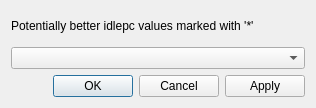
<?xml version="1.0" encoding="UTF-8"?>
<ui version="4.0">
 <class>IDLEPCDialog</class>
 <widget class="QDialog" name="IDLEPCDialog">
  <property name="geometry">
   <rect>
    <x>0</x>
    <y>0</y>
    <width>316</width>
    <height>108</height>
   </rect>
  </property>
  <property name="minimumSize">
   <size>
    <width>316</width>
    <height>108</height>
   </size>
  </property>
  <property name="windowTitle">
   <string>IDLE PC values</string>
  </property>
  <property name="windowIcon">
   <iconset resource="../../../../gns3-artwork/svg_resources.qrc">
    <normaloff>:/images/logo_icon.png</normaloff>:/images/logo_icon.png</iconset>
  </property>
  <layout class="QGridLayout" name="gridLayout">
   <item row="0" column="0">
    <widget class="QLabel" name="label">
     <property name="text">
      <string>Potentially better idlepc values marked with '*'</string>
     </property>
    </widget>
   </item>
   <item row="1" column="0">
    <widget class="QComboBox" name="comboBox"/>
   </item>
   <item row="2" column="0">
    <widget class="QDialogButtonBox" name="buttonBox">
     <property name="orientation">
      <enum>Qt::Horizontal</enum>
     </property>
     <property name="standardButtons">
      <set>QDialogButtonBox::Apply|QDialogButtonBox::Cancel|QDialogButtonBox::Ok</set>
     </property>
    </widget>
   </item>
  </layout>
 </widget>
 <resources>
  <include location="../../../../gns3-artwork/svg_resources.qrc"/>
 </resources>
 <connections>
  <connection>
   <sender>buttonBox</sender>
   <signal>accepted()</signal>
   <receiver>IDLEPCDialog</receiver>
   <slot>accept()</slot>
   <hints>
    <hint type="sourcelabel">
     <x>248</x>
     <y>254</y>
    </hint>
    <hint type="destinationlabel">
     <x>157</x>
     <y>274</y>
    </hint>
   </hints>
  </connection>
  <connection>
   <sender>buttonBox</sender>
   <signal>rejected()</signal>
   <receiver>IDLEPCDialog</receiver>
   <slot>reject()</slot>
   <hints>
    <hint type="sourcelabel">
     <x>316</x>
     <y>260</y>
    </hint>
    <hint type="destinationlabel">
     <x>286</x>
     <y>274</y>
    </hint>
   </hints>
  </connection>
 </connections>
</ui>
